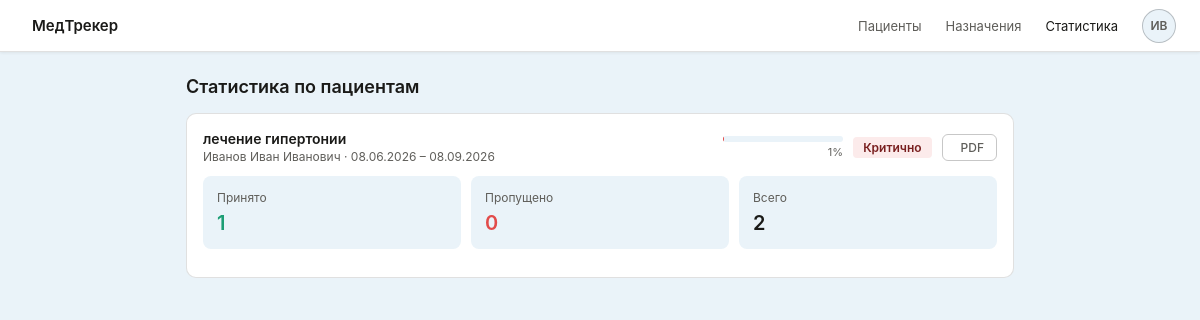
Page /doctor/statistics (signed in) on the committed database.
### app/models/models.py (models this page shows, shortened)
class User(UserMixin, db.Model):
    __tablename__ = 'user'
    id = db.Column(db.Integer, primary_key=True, autoincrement=True)
    username = db.Column(db.String(50), nullable=False, unique=True)
    email = db.Column(db.String(100), nullable=False, unique=True)
    password_hash = db.Column(db.String(255), nullable=False)
    role = db.Column(db.String(10), nullable=False)
    full_name = db.Column(db.String(100), nullable=False)
    created_at = db.Column(db.DateTime, default=datetime.utcnow, nullable=False)
    assigned_courses = db.relationship(
        'Course',
        foreign_keys='Course.doctor_id',
        backref=db.backref('doctor', lazy='joined'),
        lazy='dynamic'
    )
    patient_courses = db.relationship(
        'Course',
        foreign_keys='Course.patient_id',
        backref=db.backref('patient', lazy='joined'),
        lazy='dynamic'
    )
    intake_logs = db.relationship('IntakeLog', backref='patient_user', lazy='dynamic')
    def is_doctor(self):
        return self.role == 'doctor'
    def is_patient(self):
        return self.role == 'patient'

class Course(db.Model):
    __tablename__ = 'course'
    id = db.Column(db.Integer, primary_key=True, autoincrement=True)
    doctor_id = db.Column(
        db.Integer,
        db.ForeignKey('user.id', ondelete='SET NULL'),
        nullable=True
    )
    patient_id = db.Column(
        db.Integer,
        db.ForeignKey('user.id', ondelete='CASCADE'),
        nullable=False
    )
    title = db.Column(db.String(150), nullable=False)
    start_date = db.Column(db.Date, nullable=False)
    end_date = db.Column(db.Date, nullable=False)
    status = db.Column(db.String(20), nullable=False, default='active')
    goal = db.Column(db.Text, nullable=True)
    doctor_comment = db.Column(db.Text, nullable=True)
    created_at = db.Column(db.DateTime, default=datetime.utcnow, nullable=False)
    items = db.relationship(
        'CourseItem',
        backref='course',
        lazy='dynamic',
        cascade='all, delete-orphan'
    )
    def get_compliance(self):
        from datetime import date
        today = date.today()
        logs = []
        for item in self.items:
            item_logs = IntakeLog.query.filter(
                IntakeLog.course_item_id == item.id,
                IntakeLog.scheduled_at <= datetime.combine(today, datetime.max.time())
            ).all()
            logs.extend(item_logs)
        if not logs:
            return 0
        taken = sum(1 for l in logs if l.status == 'taken')
        return round(taken / len(logs) * 100) if logs else 0

### app/routes/doctor.py (the view)
@doctor_bp.route('/statistics')
@login_required
@doctor_required
def statistics():
    courses = (Course.query
               .filter_by(doctor_id=current_user.id)
               .order_by(Course.created_at.desc())
               .all())
    stats = []
    for c in courses:
        pct = c.get_compliance()
        total = IntakeLog.query.join(CourseItem).filter(
            CourseItem.course_id == c.id,
            IntakeLog.status.in_(['taken', 'missed', 'skipped'])
        ).count()
        taken = IntakeLog.query.join(CourseItem).filter(
            CourseItem.course_id == c.id, IntakeLog.status == 'taken'
        ).count()
        missed = IntakeLog.query.join(CourseItem).filter(
            CourseItem.course_id == c.id, IntakeLog.status == 'missed'
        ).count()
        stats.append({'course': c, 'pct': pct, 'total': total,
                      'taken': taken, 'missed': missed})
    return render_template('doctor/statistics.html', stats=stats)

### app/routes/doctor.py (called while the page is built)
def doctor_required(f):
    from functools import wraps
    @wraps(f)
    def decorated(*args, **kwargs):
        if not current_user.is_authenticated or not current_user.is_doctor():
            abort(403)
        return f(*args, **kwargs)
    return decorated

### app/templates/doctor/statistics.html (shortened to what this page needs)
{% extends "shared/base.html" %}
{% block content %}
<div class="page-wrapper">
  <div class="page-title" style="margin-bottom:16px">Статистика по пациентам</div>
  {% if stats %}
    {% for s in stats %}
    <div class="card">
      <div class="card-header">
        <div>
          <div class="card-title" style="margin-bottom:2px">{{ s.course.title }}</div>
          <div class="row-sub">
            {% if s.course.patient %}{{ s.course.patient.full_name }}{% endif %} ·
            {{ s.course.start_date.strftime('%d.%m.%Y') }} – {{ s.course.end_date.strftime('%d.%m.%Y') }}
          </div>
        </div>
        <div style="display:flex;align-items:center;gap:10px">
          <div>
            <div class="prog-bar" style="width:120px">
            </div>
            <div style="font-size:11px;color:var(--color-text-secondary);text-align:right;margin-top:3px">{{ s.pct }}%</div>
          </div>
          <span class="tag tag-{% if s.pct >= 75 %}ok{% elif s.pct >= 50 %}warn{% else %}bad{% endif %}">
            {% if s.pct >= 75 %}Хорошо{% elif s.pct >= 50 %}Внимание{% else %}Критично{% endif %}
          </span>
          <a href="{{ url_for('doctor.export_pdf', course_id=s.course.id) }}"
             class="btn btn-secondary btn-sm"> PDF</a>
        </div>
      </div>
      <div class="metrics-row" style="margin-top:8px">
        <div class="metric">
          <div class="metric-label">Принято</div>
          <div class="metric-value ok" style="font-size:20px">{{ s.taken }}</div>
        </div>
        <div class="metric">
          <div class="metric-label">Пропущено</div>
          <div class="metric-value bad" style="font-size:20px">{{ s.missed }}</div>
        </div>
        <div class="metric">
          <div class="metric-label">Всего</div>
          <div class="metric-value" style="font-size:20px">{{ s.total }}</div>
        </div>
      </div>
    </div>
    {% endfor %}
  {% endif %}
</div>
{% endblock %}

### app/templates/shared/base.html (shortened to what this page needs)
<!DOCTYPE html>
<html lang="ru">
<head>
<link rel="stylesheet" href="https://cdn.jsdelivr.net/npm/@tabler/icons-webfont@2.44.0/tabler-icons.min.css">
<link rel="stylesheet" href="{{ url_for('static', filename='css/main.css') }}">
</head>
<body>
{% if current_user.is_authenticated %}
<nav class="navbar">
  <a class="navbar-brand" href="{{ url_for('auth.index') }}">
    МедТрекер
  </a>
  <div class="navbar-nav">
    {% if current_user.is_patient() %}
      <a class="nav-link {% if request.blueprint == 'patient' and 'dashboard' in request.endpoint %}active{% endif %}"
         href="{{ url_for('patient.dashboard') }}">Мои курсы</a>
      <a class="nav-link {% if 'diary' in request.endpoint %}active{% endif %}"
         href="{{ url_for('patient.diary') }}">Дневник</a>
      <a class="nav-link {% if 'statistics' in request.endpoint %}active{% endif %}"
         href="{{ url_for('patient.statistics') }}">Статистика</a>
    {% else %}
      <a class="nav-link {% if 'dashboard' in request.endpoint %}active{% endif %}"
         href="{{ url_for('doctor.dashboard') }}">Пациенты</a>
      <a class="nav-link {% if 'assign' in request.endpoint %}active{% endif %}"
         href="{{ url_for('doctor.assign_course') }}">Назначения</a>
      <a class="nav-link {% if 'statistics' in request.endpoint %}active{% endif %}"
         href="{{ url_for('doctor.statistics') }}">Статистика</a>
    {% endif %}
    <div style="position:relative">
      <a class="avatar-btn" href="{{ url_for('auth.logout') }}" title="Выйти из системы">
        {{ current_user.full_name[:2].upper() }}
      </a>
    </div>
  </div>
</nav>
{% endif %}
<div id="pageContent">
{% block content %}{% endblock %}
</div>
</body>
</html>

### app/static/css/main.css (style rules this page uses)
:root { --color-bg-primary: #ffffff; --color-bg-secondary: #eaf3f9; --color-bg-tertiary: #eeede9; --color-text-primary: #1a1a18; --color-text-secondary:#5f5e5a; --color-text-tertiary: #9c9a92; --color-border-light: rgba(0,0,0,0.12); --color-border-mid: rgba(0,0,0,0.22); --color-border-strong: rgba(0,0,0,0.35); --color-ok-bg: #E1F5EE; --color-ok-text: #085041; --color-warn-bg: #FAEEDA; --color-warn-text:#633806; --color-bad-bg: #FCEBEB; --color-bad-text: #791F1F; --color-info-bg: #EEF2FF; --color-info-text:#3730A3; --color-info-border:#C7D2FE; --radius-sm: 6px; --radius-md: 8px; --radius-lg: 10px; --shadow-sm: 0 1px 3px rgba(0,0,0,0.07); }
*, *::before, *::after { box-sizing: border-box; margin: 0; padding: 0; }
body { font-family: -apple-system, BlinkMacSystemFont, 'Segoe UI', Roboto, sans-serif; background: var(--color-bg-secondary); color: var(--color-text-primary); font-size: 14px; min-height: 100vh; }
a { color: inherit; text-decoration: none; }
.navbar { background: var(--color-bg-primary); border-bottom: 0.5px solid var(--color-border-light); padding: 0 24px; height: 52px; display: flex; align-items: center; justify-content: space-between; position: sticky; top: 0; z-index: 100; box-shadow: var(--shadow-sm); }
.navbar-brand { display: flex; align-items: center; gap: 8px; font-size: 15px; font-weight: 600; color: var(--color-text-primary); }
.navbar-nav { display: flex; align-items: center; gap: 24px; }
.nav-link { font-size: 13px; color: var(--color-text-secondary); transition: color .15s; }
.nav-link:hover, .nav-link.active { color: var(--color-text-primary); }
.avatar-btn { width: 34px; height: 34px; border-radius: 50%; background: var(--color-bg-secondary); border: 0.5px solid var(--color-border-mid); display: flex; align-items: center; justify-content: center; font-size: 12px; font-weight: 600; color: var(--color-text-secondary); cursor: pointer; position: relative; }
.page-wrapper { max-width: 860px; margin: 0 auto; padding: 24px 16px 48px; }
.page-title { font-size: 18px; font-weight: 600; }
.card { background: var(--color-bg-primary); border: 0.5px solid var(--color-border-light); border-radius: var(--radius-lg); padding: 16px; margin-bottom: 12px; }
.card-title { font-size: 14px; font-weight: 600; color: var(--color-text-primary); margin-bottom: 12px; }
.card-header { display: flex; align-items: center; justify-content: space-between; margin-bottom: 12px; }
.metrics-row { display: flex; gap: 10px; margin-bottom: 12px; }
.metric { background: var(--color-bg-secondary); border-radius: var(--radius-md); padding: 14px; flex: 1; }
.metric-label { font-size: 12px; color: var(--color-text-secondary); margin-bottom: 6px; }
.metric-value { font-size: 26px; font-weight: 600; color: var(--color-text-primary); }
.metric-value.ok { color: #1D9E75; }
.metric-value.bad { color: #E24B4A; }
.row-sub { font-size: 12px; color: var(--color-text-secondary); margin-top: 2px; }
.tag { display: inline-flex; align-items: center; border-radius: 4px; padding: 3px 10px; font-size: 12px; font-weight: 600; white-space: nowrap; }
.tag-bad { background: var(--color-bad-bg); color: var(--color-bad-text); }
.btn { display: inline-flex; align-items: center; gap: 6px; border-radius: var(--radius-sm); font-size: 13px; font-weight: 500; padding: 7px 16px; cursor: pointer; white-space: nowrap; transition: opacity .15s; border: none; }
.btn-secondary { background: transparent; color: var(--color-text-secondary); border: 0.5px solid var(--color-border-mid) !important; }
.btn-sm { padding: 5px 12px; font-size: 12px; }
.prog-bar { height: 6px; background: var(--color-bg-secondary); border-radius: 3px; overflow: hidden; width: 90px; }

### rows in the picture
User: full_name "ИВ"
Course: course "лечение гипертонии", course.start_date "08.06.2026", course.end_date "08.09.2026"
User: course.patient.full_name "Иванов Иван Иванович"

### other values in the picture
{{ s.pct }} "1"
{{ s.taken }} "1"
{{ s.missed }} "0"
{{ s.total }} "2"
